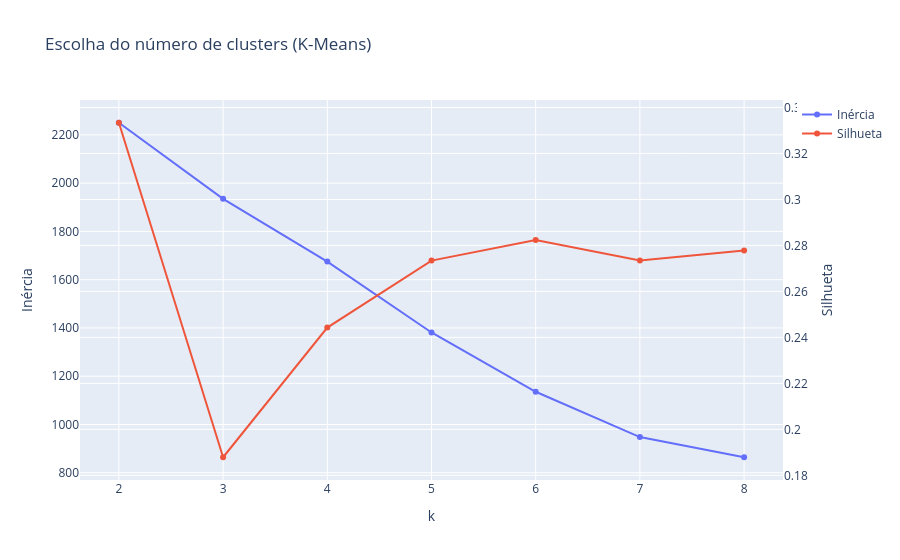

Notebook code for this chart:
### Code cell
FEATURES = ["total_confirmados", "taxa_confirmacao", "idade_media", "pct_gestantes", "pct_obito", "pct_autoctone"]

perfil_pd = perfil_municipio.to_pandas()
X = perfil_pd[FEATURES].fillna(0)
X_scaled = StandardScaler().fit_transform(X)

inercias, silhuetas = [], []
ks = range(2, 9)
for k in ks:
    km = KMeans(n_clusters=k, random_state=42, n_init=10).fit(X_scaled)
    inercias.append(km.inertia_)
    silhuetas.append(silhouette_score(X_scaled, km.labels_))

fig = go.Figure()
fig.add_trace(go.Scatter(x=list(ks), y=inercias, name="Inércia", yaxis="y1"))
fig.add_trace(go.Scatter(x=list(ks), y=silhuetas, name="Silhueta", yaxis="y2"))
fig.update_layout(
    title="Escolha do número de clusters (K-Means)",
    xaxis_title="k",
    yaxis=dict(title="Inércia"),
    yaxis2=dict(title="Silhueta", overlaying="y", side="right"),
)
fig.show()

### Figure 1 — Plotly figure (JSON) as saved in the notebook; plotly's stock layout.template omitted (floating-point values rounded to 4 significant figures)
{"data": [{"name": "Inércia", "type": "scatter", "x": [2, 3, 4, 5, 6, 7, 8], "y": [2250.0, 1935.0, 1675.0, 1381.0, 1136.0, 948.0, 864.3], "yaxis": "y"}, {"name": "Silhueta", "type": "scatter", "x": [2, 3, 4, 5, 6, 7, 8], "y": [0.3334, 0.1879, 0.2443, 0.2734, 0.2823, 0.2734, 0.2778], "yaxis": "y2"}], "layout": {"title": {"text": "Escolha do número de clusters (K-Means)"}, "xaxis": {"title": {"text": "k"}}, "yaxis": {"title": {"text": "Inércia"}}, "yaxis2": {"overlaying": "y", "side": "right", "title": {"text": "Silhueta"}}}}
